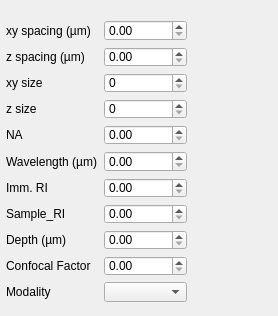
<?xml version="1.0" encoding="UTF-8"?>
<ui version="4.0">
 <class>Form</class>
 <widget class="QWidget" name="Form">
  <property name="geometry">
   <rect>
    <x>0</x>
    <y>0</y>
    <width>278</width>
    <height>316</height>
   </rect>
  </property>
  <property name="windowTitle">
   <string>Form</string>
  </property>
  <widget class="QWidget" name="layoutWidget">
   <property name="geometry">
    <rect>
     <x>6</x>
     <y>20</y>
     <width>181</width>
     <height>282</height>
    </rect>
   </property>
   <layout class="QGridLayout" name="gridLayout" columnstretch="1,1">
    <item row="5" column="1">
     <widget class="QDoubleSpinBox" name="doubleSpinBox_wavelength"/>
    </item>
    <item row="0" column="1">
     <widget class="QDoubleSpinBox" name="doubleSpinBox_xy_spacing"/>
    </item>
    <item row="2" column="1">
     <widget class="QSpinBox" name="spinBox_xy_size">
      <property name="maximum">
       <number>10000</number>
      </property>
     </widget>
    </item>
    <item row="4" column="1">
     <widget class="QDoubleSpinBox" name="doubleSpinBox_NA"/>
    </item>
    <item row="1" column="1">
     <widget class="QDoubleSpinBox" name="doubleSpinBox_z_spacing"/>
    </item>
    <item row="5" column="0">
     <widget class="QLabel" name="label_Wavelength">
      <property name="text">
       <string>Wavelength (µm)</string>
      </property>
     </widget>
    </item>
    <item row="0" column="0">
     <widget class="QLabel" name="label_xy_spacing">
      <property name="text">
       <string>xy spacing (µm)</string>
      </property>
     </widget>
    </item>
    <item row="8" column="0">
     <widget class="QLabel" name="label_depth">
      <property name="text">
       <string>Depth (µm)</string>
      </property>
     </widget>
    </item>
    <item row="7" column="1">
     <widget class="QDoubleSpinBox" name="doubleSpinBox_sample_RI"/>
    </item>
    <item row="4" column="0">
     <widget class="QLabel" name="label_NA">
      <property name="text">
       <string>NA</string>
      </property>
     </widget>
    </item>
    <item row="2" column="0">
     <widget class="QLabel" name="label_xy_size">
      <property name="text">
       <string>xy size</string>
      </property>
     </widget>
    </item>
    <item row="7" column="0">
     <widget class="QLabel" name="label_sample_RI">
      <property name="text">
       <string>Sample_RI</string>
      </property>
     </widget>
    </item>
    <item row="3" column="1">
     <widget class="QSpinBox" name="spinBox_z_size">
      <property name="maximum">
       <number>10000</number>
      </property>
     </widget>
    </item>
    <item row="10" column="1">
     <widget class="QComboBox" name="comboBox_modality"/>
    </item>
    <item row="6" column="0">
     <widget class="QLabel" name="label_imm_RI">
      <property name="text">
       <string>Imm. RI</string>
      </property>
     </widget>
    </item>
    <item row="3" column="0">
     <widget class="QLabel" name="label_z_size">
      <property name="text">
       <string>z size</string>
      </property>
     </widget>
    </item>
    <item row="10" column="0">
     <widget class="QLabel" name="label_modality">
      <property name="text">
       <string>Modality</string>
      </property>
     </widget>
    </item>
    <item row="6" column="1">
     <widget class="QDoubleSpinBox" name="doubleSpinBox_imm_RI"/>
    </item>
    <item row="1" column="0">
     <widget class="QLabel" name="label_z_spacing">
      <property name="text">
       <string>z spacing (µm)</string>
      </property>
     </widget>
    </item>
    <item row="8" column="1">
     <widget class="QDoubleSpinBox" name="doubleSpinBox_depth"/>
    </item>
    <item row="9" column="0">
     <widget class="QLabel" name="label_partial_confocal_factor">
      <property name="text">
       <string>Confocal Factor</string>
      </property>
     </widget>
    </item>
    <item row="9" column="1">
     <widget class="QDoubleSpinBox" name="doubleSpinBox_confocal_factor"/>
    </item>
   </layout>
  </widget>
 </widget>
 <resources/>
 <connections/>
</ui>
